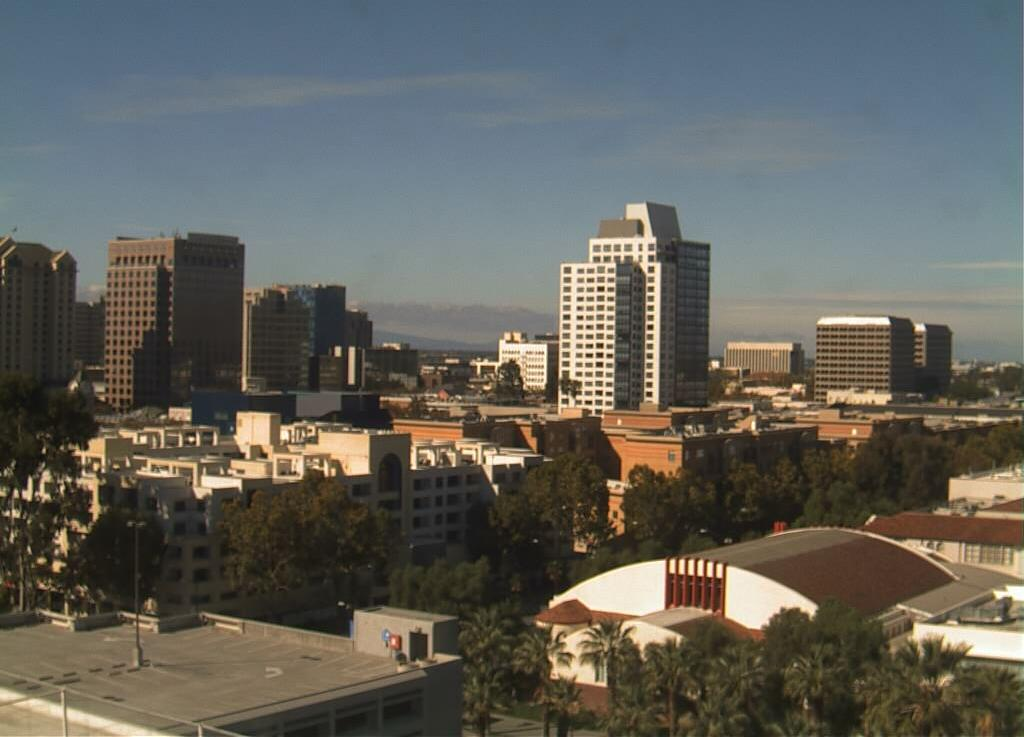
#> input picture Minggu 4/images/training/day/20151101_195515.jpg, 1024 x 737 px; its folder holds only this picture in this run
$ jupyter execute --allow-errors tugas2.ipynb
#> lines starting #> are read from the running program, lines starting #| are printed output that depends on the picture; long printed decimals are rounded
[cell 1]
from pathlib import Path
import matplotlib.pyplot as plt
import cv2
import numpy as np
import pandas as pd

[cell 2]
train_dir = 'Minggu 4/images/training/'
test_dir = 'Minggu 4/images/test/'

[cell 3]
def standarized_input(image):
    # mengubah warna gambar ke RGB
    std_img = cv2.cvtColor(image, cv2.COLOR_BGR2RGB)

    # mengubah ukuran gambar ke 1100x600
    std_img = cv2.resize(std_img, (1100,600))

    return std_img

[cell 4]
def load_dataset(img_dir, img_ext = 'jpg'):
    p = Path(img_dir)
    dirs = p.glob('*')

    img_list = []

    for dir in dirs:
        label = str(dir).split('/')[-1]
        for file in dir.glob('*.' + img_ext):
            img = cv2.imread(file)
            img = standarized_input(img)

            if not img is None:
                img_list.append((img, label))

    return img_list

### Membuat data train

[cell 5]
train_img = load_dataset(train_dir)
#> in load_dataset, img is the input picture: shape (737, 1024, 3); mean B, G, R 91.8, 98.2, 98.8
#> in standarized_input, `std_img = cv2.resize(std_img, (1100,600))`:
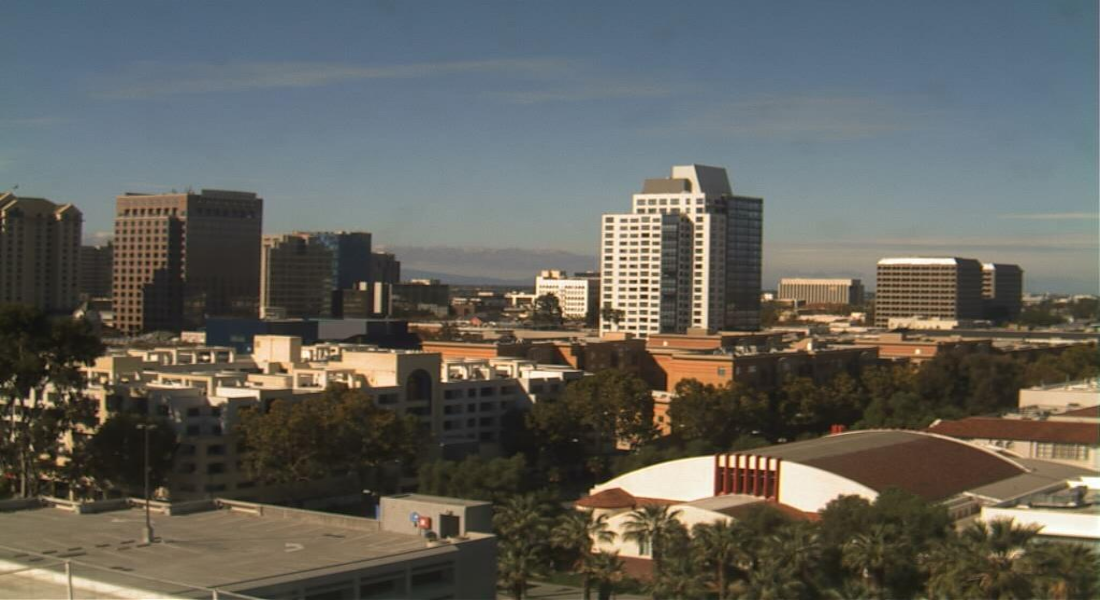
#> std_img: shape (600, 1100, 3); mean R, G, B 98.7, 98.1, 91.7
#> pass 2 of the loop in load_dataset, `for dir in dirs:`:
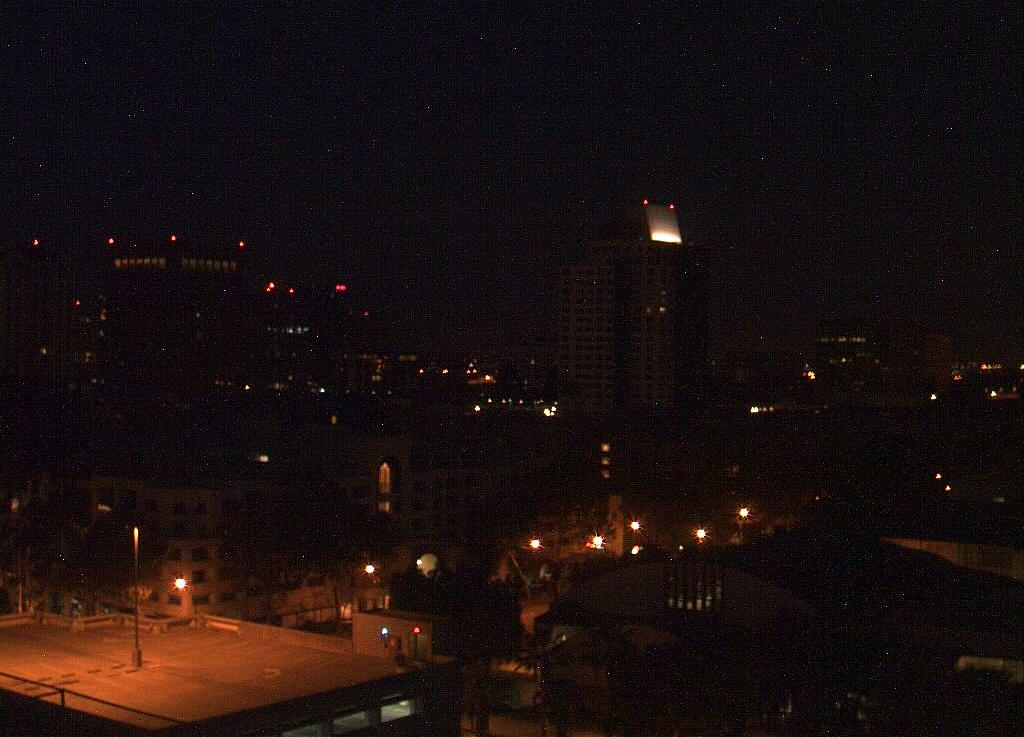
#> input picture Minggu 4/images/training/night/20151101_135513.jpg, 1024 x 737 px
#> in load_dataset, img is the input picture: shape (737, 1024, 3); mean B, G, R 15.4, 15.9, 26.9
#> in standarized_input (call 2), `std_img = cv2.resize(std_img, (1100,600))`:
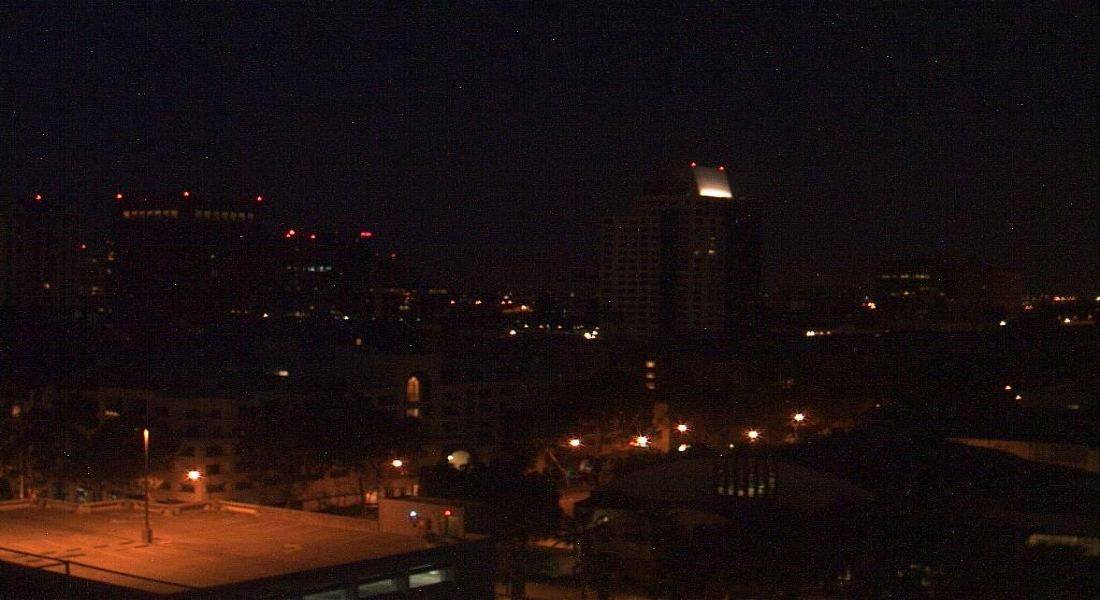
#> std_img: shape (600, 1100, 3); mean R, G, B 26.7, 15.8, 15.3
#> train_img = 2 items

### Ekstraksi Fitur

[cell 6]
def label_encoder(label):
    # melakuakan encoding label
    # 0 = night || 1 = day

    num_val = 0

    if(label == 'day'):
        num_val = 1

    return num_val

[cell 7]
def extract_histogram(image):
    # mengambil histogram dari gambar
    hist = cv2.calcHist([image], [0], None, [256], [0, 256])

    # melakukan normalisasi histogram
    hist_norm = cv2.normalize(hist, hist, 0, 255, cv2.NORM_MINMAX)

    return hist_norm

[cell 8]
def extract_avg_intensity(img, threshold=40):

    # mengubah gambar menjadi grayscale untuk mempercepat proses
    img = cv2.cvtColor(img, cv2.COLOR_RGB2GRAY)
    hist = extract_histogram(img)

    # fitur 1: mendapatkan rata-rata intensitas piksel yang berada di bawah threshold
    # night
    avg_low_hist = [np.mean(hist[:threshold])]

    # fitur 2: mendapatkan rata-rata intensitas piksel yang berada di atas threshold
    # day
    avg_high_hist = [np.mean(hist[threshold:])]

    return avg_low_hist, avg_high_hist

[cell 9]
def extract_avg_color(img):
    # menghitung rata-rata warna yang akan digunakan sebagai fitur
    avg_color = cv2.mean(img)[:3]
    return avg_color

[cell 10]
rand_num = np.random.randint(0, len(train_img))
#> rand_num = 0

[cell 11]
img = train_img[rand_num]

img_gray = cv2.cvtColor(img[0], cv2.COLOR_RGB2GRAY)
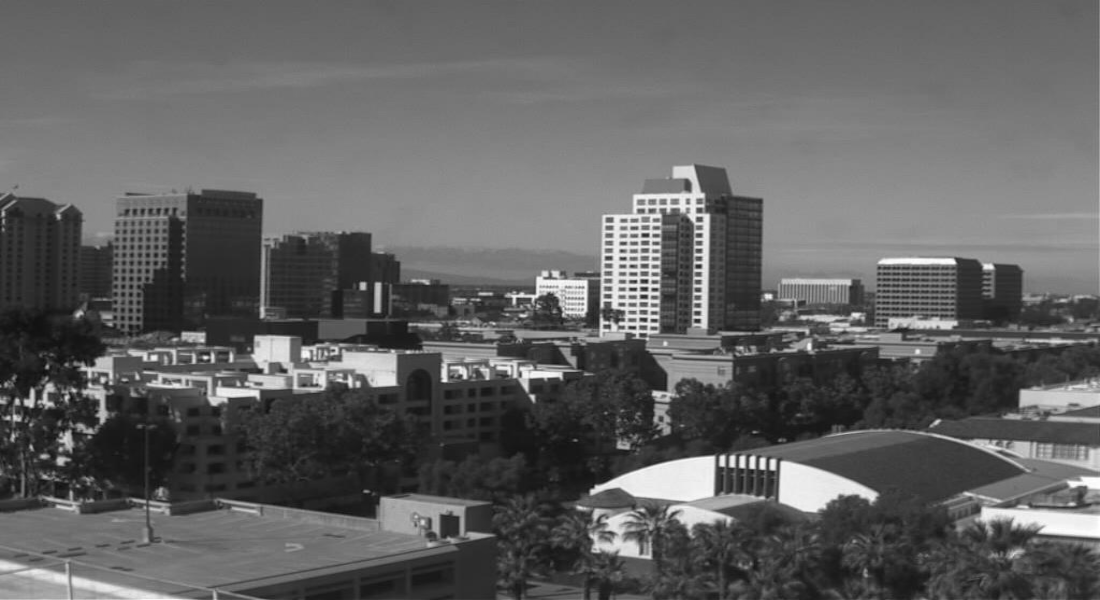
#> img_gray: shape (600, 1100); min 10, max 255, mean 97.6
hist = extract_histogram(img_gray)
#> in extract_histogram, `hist = cv2.calcHist([image], [0], None, [256], [0, 256])`: hist = 256 values, max 9121 at index 118, min 0 at index 0, mean 2578.1
#> in extract_histogram, `hist_norm = cv2.normalize(hist, hist, 0, 255, cv2.NORM_MINMAX)`: hist_norm = 256 values, max 255 at index 118, min 0 at index 0, mean 72.08
#> hist has the same summary as hist_norm in extract_histogram
avg_low_hist, avg_high_hist = extract_avg_intensity(img[0])
#> in extract_avg_intensity, `hist = extract_histogram(img)`: hist has the same summary as hist_norm in extract_histogram
#> in extract_avg_intensity, `avg_low_hist = [np.mean(hist[:threshold])]`: avg_low_hist = [48.34]
#> in extract_avg_intensity, `avg_high_hist = [np.mean(hist[threshold:])]`: avg_high_hist = [76.47]
#> avg_low_hist = [48.34]; avg_high_hist = [76.47]
avg_color = extract_avg_color(img[0])
#> in extract_avg_color, `avg_color = cv2.mean(img)[:3]`: avg_color = (98.74, 98.14, 91.73)
#> avg_color = (98.74, 98.14, 91.73)

print("AVERAGE LOW INTENSITY HISTOGRAM: ", avg_low_hist)
#| AVERAGE LOW INTENSITY HISTOGRAM:  [48.343]
print("AVERAGE HIGH INTENSITY HISTOGRAM: ", avg_high_hist)
#| AVERAGE HIGH INTENSITY HISTOGRAM:  [76.4731]
print("AVERAGE COLOR: ", avg_color)
#| AVERAGE COLOR:  (98.739, 98.136, 91.730)

plt.figure(figsize=(10, 10))

plt.subplot(2, 2, 1)
plt.imshow(img[0])
plt.title("Label " + str(img[1]))
plt.axis('off')

plt.subplot(2, 2, 2)
plt.plot(hist)
plt.title('Histogram Gambar (GRAYSCALE)')
plt.xlabel('Intensitas Piksel')
plt.ylabel('Frekuensi')
plt.xlim([0, 256])

plt.tight_layout()
plt.show()
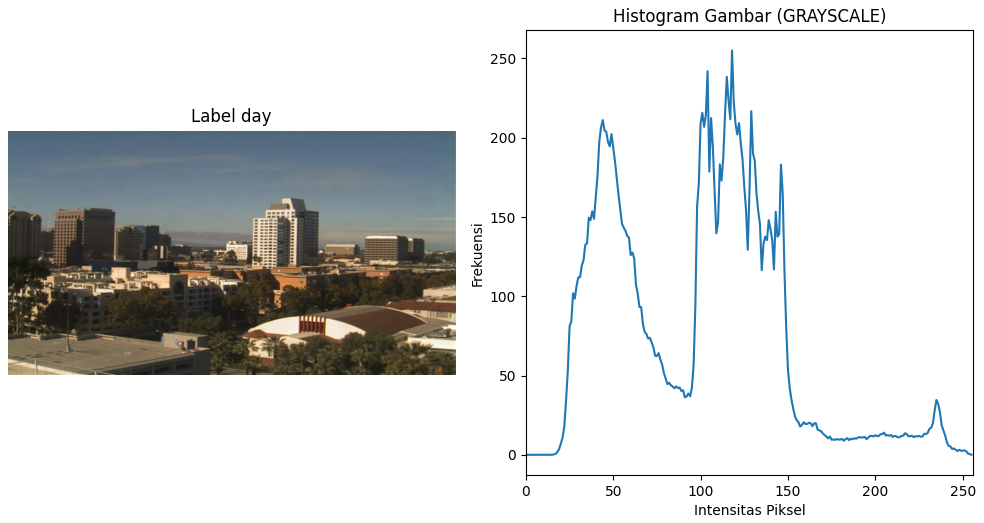
#> figure drawn by matplotlib, 2 panels; panel 2: curve peaks at x = 118, y = 255

[cell 12]
def preprocess(img_list):
    # fitur 1
    low_intensity_list = []

    # fitur 2
    high_intensity_list = []

    # fitur 3
    avg_color_list = []
    labels = []

    for img in img_list:
        avg_low_hist, avg_high_hist = extract_avg_intensity(img[0])
        avg_color = extract_avg_color(img[0])
        encoded_label = label_encoder(img[1])

        avg_color_list.append(avg_color)
        low_intensity_list.append(avg_low_hist)
        high_intensity_list.append(avg_high_hist)
        labels.append(encoded_label)

    # Stack the data and create a DataFrame
    data = np.column_stack((low_intensity_list, high_intensity_list, avg_color_list, labels))

    df = pd.DataFrame(data, columns=['LOW_INTENSITY', 'HIGH_INTENSITY', 'AVG_RED', "AVG_GREEN", 'AVG_BLUE', 'LABEL'])

    return df

### Pre-process image dengan setelah melakukan mendapatkan fitur yang diperlukan

[cell 13]
# melakukan preprocessing pada data train
train_std_img_list = preprocess(train_img)
#> the loop in preprocess, `for img in img_list:` made 2 passes
#> (avg_low_hist, avg_high_hist, avg_color, num_val in label_encoder, encoded_label) on passes 1 to 2: ([48.34], [76.47], (98.74, 98.14, 91.73), 1, 1), ([77.18], [1.13], (26.74, 15.75, 15.31), 0, 0)
#> pass 2, in extract_avg_intensity (call 3), `img = cv2.cvtColor(img, cv2.COLOR_RGB2GRAY)`:
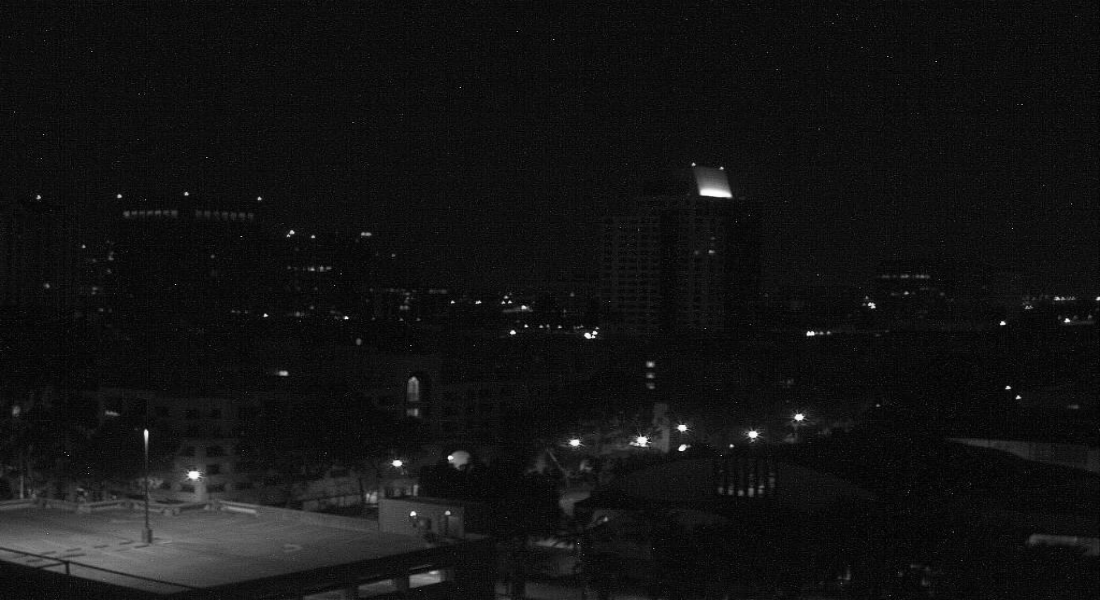
#> img: shape (600, 1100); min 0, max 254, mean 19
#> after the loop in preprocess, `for img in img_list:`: avg_color_list = [(98.74, 98.14, 91.73), (26.74, 15.75, 15.31)]; high_intensity_list = [[76.47], [1.13]]; labels = [1, 0]; low_intensity_list = [[48.34], [77.18]]
#> in preprocess, `data = np.column_stack((low_intensity_list, high_intensity_list, avg_c..`: data = [[48.34, 76.47, 98.74, 98.14, 91.73, 1], [77.18, 1.13, 26.74, 15.75, 15.31, 0]]
#> in preprocess, `df = pd.DataFrame(data, columns=['LOW_INTENSITY', 'HIGH_INTENSITY', 'A..`: df = table of 2 rows and 6 columns
#> train_std_img_list = table of 2 rows and 6 columns

[cell 14]
train_std_img_list.head()
#> Out = table of 2 rows and 6 columns

[cell 15]
# mengambil data testing
test_img = load_dataset(test_dir)

# melakukan preprocessing pada data testing
#> (the rest of this cell did not finish here and is left out)


#> (a cell that did not finish here is left out)

### Melatih Model dengan menggunakan SVM

[cell 17]
from sklearn.svm import SVC

X_train = train_std_img_list.iloc[:, :-1].values
#> X_train = [[48.34, 76.47, 98.74, 98.14, 91.73], [77.18, 1.13, 26.74, 15.75, 15.31]]
y_train = train_std_img_list.iloc[:, -1].values
#> y_train = [1, 0]
#> (the rest of this cell did not finish here and is left out)

### Evaluasi Model

[cell 18]
from sklearn.metrics import accuracy_score

#> (the rest of this cell did not finish here and is left out)

### Melakukan Prediksi

[cell 19]
predict_images_path = 'Minggu 4/predict_images/'

predict_images = load_dataset(predict_images_path, img_ext='png')
